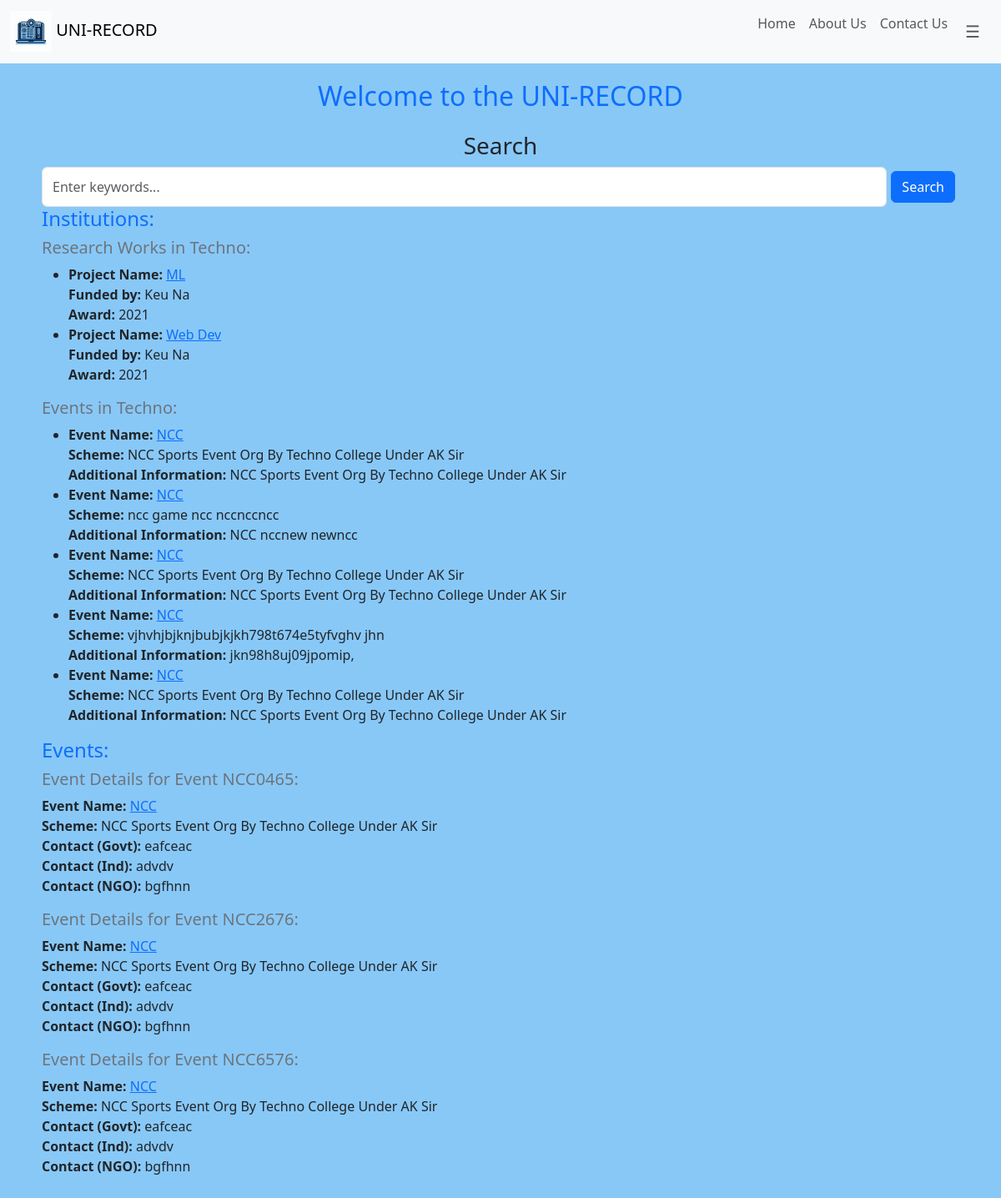
Screenshot of /users/index.php?keywords=Techno with the database file from the repository.
### tables this page shows
CREATE TABLE `researchwork` (
  `proid` varchar(255) NOT NULL,
  `instid` varchar(255) NOT NULL,
  `deptname` varchar(255) NOT NULL,
  `fid` varchar(255) NOT NULL,
  `proname` varchar(255) NOT NULL,
  `picopi` varchar(255) NOT NULL,
  `fundagent` varchar(255) NOT NULL,
  `award` varchar(255) NOT NULL,
  `duration` varchar(255) NOT NULL,
  `ecopy` varchar(255) NOT NULL,
  `fundstatement` varchar(255) NOT NULL,
  `activereport` varchar(255) NOT NULL,
  `addinfo` varchar(255) NOT NULL
);

CREATE TABLE `event` (
  `instid` varchar(255) NOT NULL,
  `fid` varchar(255) NOT NULL,
  `deptid` varchar(255) NOT NULL,
  `eventid` varchar(255) NOT NULL,
  `eventname` varchar(255) NOT NULL,
  `eventyear` int(255) NOT NULL,
  `scheme` varchar(255) NOT NULL,
  `c_a_n_govt` varchar(255) NOT NULL,
  `c_a_n_govt_contact` varchar(255) NOT NULL,
  `c_a_ind` varchar(255) NOT NULL,
  `c_a_ind_contact` varchar(255) NOT NULL,
  `c_a_ngo` varchar(255) NOT NULL,
  `c_a_ngo_contact` varchar(255) NOT NULL,
  `avgstu` varchar(255) NOT NULL,
  `images` varchar(255) NOT NULL,
  `reports` varchar(255) NOT NULL,
  `addinfo` varchar(255) NOT NULL
);

### users/index.php (the view, shortened to what this page needs)
<?php
require '../connect.php';
?>
<!DOCTYPE html>
<html lang="en">
<head>
    <link href="https://cdn.jsdelivr.net/npm/bootstrap@5.3.2/dist/css/bootstrap.min.css" rel="stylesheet">
</head>
<body>
    <nav class="navbar navbar-expand-lg navbar-light bg-light">
        <div class="container-fluid">
            <a class="navbar-brand" href="#">
                <img src="../_cc75286c-bd8d-4890-8939-6e30c7565dfa.jpg" alt="UNI-RECORD" class="img-fluid mr-2" width=50px>
                UNI-RECORD
            </a>
            <div class="collapse navbar-collapse justify-content-end">
                <ul class="navbar-nav">
                    <li class="nav-item">
                        <a class="nav-link" href="#">Home</a>
                    </li>
                    <li class="nav-item">
                        <a class="nav-link" href="../WSPage/aboutus.html">About Us</a>
                    </li>
                    <li class="nav-item">
                        <a class="nav-link" href="../WSPage/contactus.html">Contact Us</a>
                    </li>
                    <li class="nav-item">
                        <button class="nav-link btn btn-outline-primary openbtn" id="toggle-btn" onclick="openNav()">&#9776;</button>
                    </li>
                </ul>
            </div>
        </div>
    </nav>
    <div class="container">
        <h2 class="text-center text-primary">Welcome to the UNI-RECORD</h2>
        <h3 class="text-center mt-4">Search</h3>
        <form class="d-flex justify-content-center" method="get" action="<?php echo $_SERVER['PHP_SELF']; ?>">
            <input type="text" name="keywords" class="form-control" placeholder="Enter keywords..." aria-label="Search">
            <input type="submit" class="btn btn-primary" value="Search">
        </form>
        <?php
        if (isset($_GET['keywords'])) {
            $keywords = $_GET['keywords'];
            $institutionResults = [];
            $eventResults = [];
            $adminQuery = "SELECT instid FROM admin WHERE instname LIKE ? OR instid LIKE ?";
            $adminStmt = $conn->prepare($adminQuery);
            $searchKeyword = '%' . $keywords . '%';
            $adminStmt->bind_param("ss", $searchKeyword, $searchKeyword);
            $adminStmt->execute();
            $adminResult = $adminStmt->get_result();
            while ($row = $adminResult->fetch_assoc()) {
                $instid = $row['instid'];
                $institutionResults[] = $instid;
            }
            $eventQuery = "SELECT eventid FROM event WHERE eventname LIKE ? OR scheme LIKE ? OR addinfo LIKE ?";
            $eventStmt = $conn->prepare($eventQuery);
            $eventStmt->bind_param("sss", $searchKeyword, $searchKeyword, $searchKeyword);
            $eventStmt->execute();
            $eventResult = $eventStmt->get_result();
            while ($row = $eventResult->fetch_assoc()) {
                $eventid = $row['eventid'];
                $eventResults[] = $eventid;
            }
            if (!empty($institutionResults)) {
                echo "<h4 class='text-primary'>Institutions:</h4>";
                foreach ($institutionResults as $instid) {
                    displayResearchWorkDetails($instid);
                    displayEventDetails($instid);
                }
            }
            if (!empty($eventResults)) {
                echo "<h4 class='text-primary'>Events:</h4>";
                foreach ($eventResults as $eventid) {
                    displayEventDetailsById($eventid);
                }
            }
        }
        function displayResearchWorkDetails($instid)
        {
            global $conn;
            $instNameQuery = "SELECT instname FROM admin WHERE instid = ?";
            $instNameStmt = $conn->prepare($instNameQuery);
            $instNameStmt->bind_param("s", $instid);
            $instNameStmt->execute();
            $instNameResult = $instNameStmt->get_result();
            $instNameRow = $instNameResult->fetch_assoc();
            $instName = $instNameRow['instname'];
            $researchWorkQuery = "SELECT * FROM researchwork WHERE instid = ?";
            $researchWorkStmt = $conn->prepare($researchWorkQuery);
            $researchWorkStmt->bind_param("s", $instid);
            $researchWorkStmt->execute();
            $researchWorkResult = $researchWorkStmt->get_result();
            if ($researchWorkResult->num_rows > 0) {
                echo "<h5 class='text-secondary'>Research Works in $instName:</h5>";
                echo "<ul>";
                while ($row = $researchWorkResult->fetch_assoc()) {
                    echo "<li>";
                    echo "<strong>Project Name:</strong> <a href='details.php?proid={$row['proid']}&eventid=null'>" . $row['proname'] . "</a><br>";
                    echo "<strong>Funded by:</strong> " . $row['fundagent'] . "<br>";
                    echo "<strong>Award:</strong> " . $row['award'] . "<br>";
                    echo "</li>";
                }
                echo "</ul>";
            }
        }
        function displayEventDetails($instid)
        {
            global $conn;
            $instNameQuery = "SELECT instname FROM admin WHERE instid = ?";
            $instNameStmt = $conn->prepare($instNameQuery);
            $instNameStmt->bind_param("s", $instid);
            $instNameStmt->execute();
            $instNameResult = $instNameStmt->get_result();
            $instNameRow = $instNameResult->fetch_assoc();
            $instName = $instNameRow['instname'];
            $eventQuery = "SELECT * FROM event WHERE instid = ?";
            $eventStmt = $conn->prepare($eventQuery);
            $eventStmt->bind_param("s", $instid);
            $eventStmt->execute();
            $eventResult = $eventStmt->get_result();
            if ($eventResult->num_rows > 0) {
                echo "<h5 class='text-secondary'>Events in $instName:</h5>";
                echo "<ul>";
                while ($row = $eventResult->fetch_assoc()) {
                    echo "<li>";
                    echo "<strong>Event Name:</strong> <a href='details.php?proid=null&eventid={$row['eventid']}'>" . $row['eventname'] . "</a><br>";
                    echo "<strong>Scheme:</strong> " . $row['scheme'] . "<br>";
                    echo "<strong>Additional Information:</strong> " . $row['addinfo'] . "<br>";
                    echo "</li>";
                }
                echo "</ul>";
            }
        }
        function displayEventDetailsById($eventid)
        {
            global $conn;
            $eventQuery = "SELECT * FROM event WHERE eventid = ?";
            $eventStmt = $conn->prepare($eventQuery);
            $eventStmt->bind_param("s", $eventid);
            $eventStmt->execute();
            $eventResult = $eventStmt->get_result();
            if ($eventResult->num_rows > 0) {
                echo "<h5 class='text-secondary'>Event Details for Event $eventid:</h5>";
                while ($row = $eventResult->fetch_assoc()) {
                    echo "<p>";
                    echo "<strong>Event Name:</strong> <a href='details.php?proid=null&eventid={$row['eventid']}'>" . $row['eventname'] . "</a><br>";
                    echo "<strong>Scheme:</strong> " . $row['scheme'] . "<br>";
                    echo "<strong>Contact (Govt):</strong> " . $row['c_a_n_govt_contact'] . "<br>";
                    echo "<strong>Contact (Ind):</strong> " . $row['c_a_ind_contact'] . "<br>";
                    echo "<strong>Contact (NGO):</strong> " . $row['c_a_ngo_contact'] . "<br>";
                    echo "</p>";
                }
            }
        }
        ?>
    </div>
</body>
</html>

### users/index.php (style rules this page uses)
body { background-color: #88c8f7; }
.container { padding: 20px; }
.btn { margin: 5px; }
.openbtn { font-size: 20px; cursor: pointer; padding: 10px 15px; border: none; }

### rows the page displays
researchwork: proname "ML", fundagent "Keu Na", award "2021"
researchwork: proname "Web Dev", fundagent "Keu Na", award "2021"
event: eventname "NCC", scheme "NCC Sports Event Org By Techno College Under AK Sir", addinfo "NCC Sports Event Org By Techno College Under AK Sir", c_a_n_govt_contact "eafceac", c_a_ind_contact "advdv", c_a_ngo_contact "bgfhnn"
event: eventname "NCC", scheme "ncc game ncc nccnccncc", addinfo "NCC nccnew newncc"
event: eventname "NCC", scheme "NCC Sports Event Org By Techno College Under AK Sir", addinfo "NCC Sports Event Org By Techno College Under AK Sir", c_a_n_govt_contact "eafceac", c_a_ind_contact "advdv", c_a_ngo_contact "bgfhnn"
event: eventname "NCC", scheme "vjhvhjbjknjbubjkjkh798t674e5tyfvghv jhn", addinfo "jkn98h8uj09jpomip,"
event: eventname "NCC", scheme "NCC Sports Event Org By Techno College Under AK Sir", addinfo "NCC Sports Event Org By Techno College Under AK Sir", c_a_n_govt_contact "eafceac", c_a_ind_contact "advdv", c_a_ngo_contact "bgfhnn"

### other values shown
$instName "Techno"
$eventid "NCC0465"
$eventid "NCC2676"
$eventid "NCC6576"
